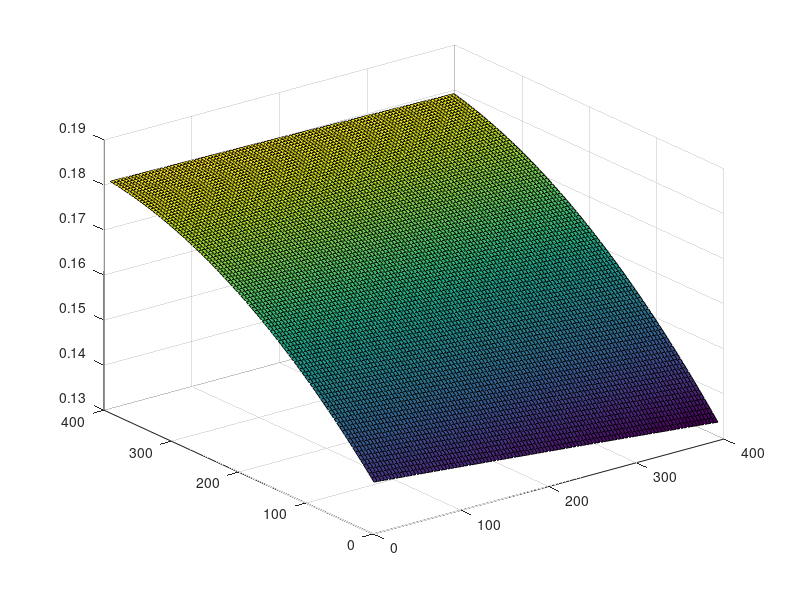

MATLAB code to generate this figure: (Note: this script raises an error after producing the figure.)
function final_adi_v6_predator_prey
clf; clear all;

N = 100; %number of points 
h = 400/(N+1); %grid spacing

dt = 1/3;

Du = 1; %diffusion coefficient of u (alpha_1)
Dv = 1; %diffusion coefficient of v (alpha_2)

a = (Du*dt)/(2*h^2);
a2 = (Dv*dt)/(2*h^2);

alpha = 0.4;
beta = 2.0;
gama = 0.6;

uin = (alpha*gama)/(beta-gama);
vin = (1-uin)*(uin+alpha);

f = @(u,v) u.*(1-u)-(u.*v)./(u+alpha);
g = @(u,v) (beta*u.*v)./(u+alpha) - gama*v;

%Neumann boundary conditions


x = [0:h:400];
y = [0:h:400];

%% initial condition
U0 = NaN(N,N);
V0 = NaN(N,N);

ic1 = @(x,y) uin-2*10^(-7)*(x-0.1*y-225)*(x-0.1*y-675);
ic2 = @(x,y) vin-3*10^(-5)*(x-450)-1.2*10^(-4)*(y-150);

for j=1:N
    for k=1:N
        U0(j,k) = ic1(x(j),y(k));
        V0(j,k) = ic2(x(j),y(k)) +rand(1);
%         if (x(j)-100)^2 + (y(k)-100)^2 <=9
%             V0(j,k) = 1;
%         elseif (x(j)>=206) && (x(j)<=207) && (y(k)>=205) && (y(k)<=206)
%             V0(j,k) = 1;
%         elseif (x(j)>=204) && (x(j)<=205) && (y(k)>=205) && (y(k)<=206)
%             V0(j,k) = 1;
%         elseif (x(j)>=205) && (x(j)<=206) && (y(k)>=206) && (y(k)<=207)
%             V0(j,k) = 1;
%         elseif (x(j)>=205) && (x(j)<=206) && (y(k)>=204) && (y(k)<=205)
%             V0(j,k) = 1;
%         else
            V0(j,k) = ic2(x(j),y(k));
%         end
    end
end

s=surf(x(2:end-1),y(2:end-1),U0);
    s.EdgeColor = 'none';
    
    colorbar
    colormap jet
    view(2);
    axis equal
    xlim([0 400]);
    ylim([0 400]);
    title(sprintf('time = %1.3f',0), fontsize=20)
    set(gca,'FontSize',20)

%surf(x(2:end-1),y(2:end-1),V0); 
%creating matrix A to solve at each time step Au = B and Au = C, matrix A
%does not change at the time steps, matrix B and C need to be updated
A = zeros(N,N);
A(1,1) = 1+2*a;
A(1,2) = -2*a;
A(N,N-1) = -2*a;
A(N,N) = 1+2*a;
for i=2:N-1
    A(i,i-1) = -a;
    A(i,i) = 1+2*a;
    A(i,i+1) = -a;
end
A;

A2 = zeros(N,N);
A2(1,1) = 1+2*a2;
A2(1,2) = -2*a2;
A2(N,N-1) = -2*a2;
A2(N,N) = 1+2*a2;
for i=2:N-1
    A2(i,i-1) = -a2;
    A2(i,i) = 1+2*a2;
    A2(i,i+1) = -a2;
end
A2;

B = zeros(N,N);
B(1,1) = 1-2*a;
B(1,2) = 2*a;
B(N,N-1) = 2*a;
B(N,N) = 1-2*a;
for i=2:N-1
    B(i,i-1) = a;
    B(i,i) = 1-2*a;
    B(i,i+1) = a;
end
B;

B2 = zeros(N,N);
B2(1,1) = 1-2*a2;
B2(1,2) = 2*a2;
B2(N,N-1) = 2*a2;
B2(N,N) = 1-2*a2;
for i=2:N-1
    B2(i,i-1) = a2;
    B2(i,i) = 1-2*a2;
    B2(i,i+1) = a2;
end
B2;

time = 0;

Un = U0;
Vn = V0;
%s1=surf(x,y,Un);
%s1=surf(x(2:end-1),y(2:end-1),Vn);
zlim([-1 2])
title(sprintf('time = %1.3f',time))


%% Initialize video
% myVideo = VideoWriter('prey','MPEG-4'); %open video file
% myVideo.FrameRate = 10;  %can adjust this, 5 - 10 works well for me
% open(myVideo)


for T=1:3000

    Ustar = NaN(N,N);
    Vstar = NaN(N,N);

    for k=1:N

        RHS = B*Un(:,k)+(dt/2)*f(Un(:,k),Vn(:,k));
        Ustark = A\RHS; %solving for Ustark
        Ustar(1:N,k) = Ustark; %Updating the k-th column of Ustar
        
        RHS = B2*Vn(:,k)+(dt/2)*g(Un(:,k),Vn(:,k));
        Vstark = A2\RHS; %solving for Vstark
        Vstar(1:N,k) = Vstark; %Updating the k-th column of Vstar
    end

    Unp1 = NaN(N,N);
    Vnp1 = NaN(N,N);

    for j=1:N

        RHS = B*(Ustar(j,:))'+(dt/2)*f((Ustar(j,:))',(Vstar(j,:))');
        Unp1j = A\RHS; %solving for U(n+1)_j
        Unp1(j,1:N) = Unp1j; %updating the j-th row of U(n+1)
        
        RHS = B2*(Vstar(j,:))'+(dt/2)*g((Ustar(j,:))',(Vstar(j,:))');
        Vnp1j = A2\RHS; %solving for V(n+1)_j
        Vnp1(j,1:N) = Vnp1j; %updating the j-th row of V(n+1)
    end
    Un = Unp1;
    Vn = Vnp1;
    time = time +dt;
    %if T==300 || T==600 || T==900 || T==1200 || T==5000 || T==6000 || T==7000 || T==8000
    s=surf(x(2:end-1),y(2:end-1),Un);
    s.EdgeColor = 'none';
    
    colorbar
    colormap jet
    view(2);
    axis equal
    xlim([0 400]);
    ylim([0 400]);
    title(sprintf('time = %1.3f',time), fontsize=20)
    set(gca,'FontSize',20)
    %shg
    %end
    pause(dt/1000)
    
    % frame = getframe(gcf); %get frame
    % writeVideo(myVideo, frame);
T
end

% close(myVideo)



